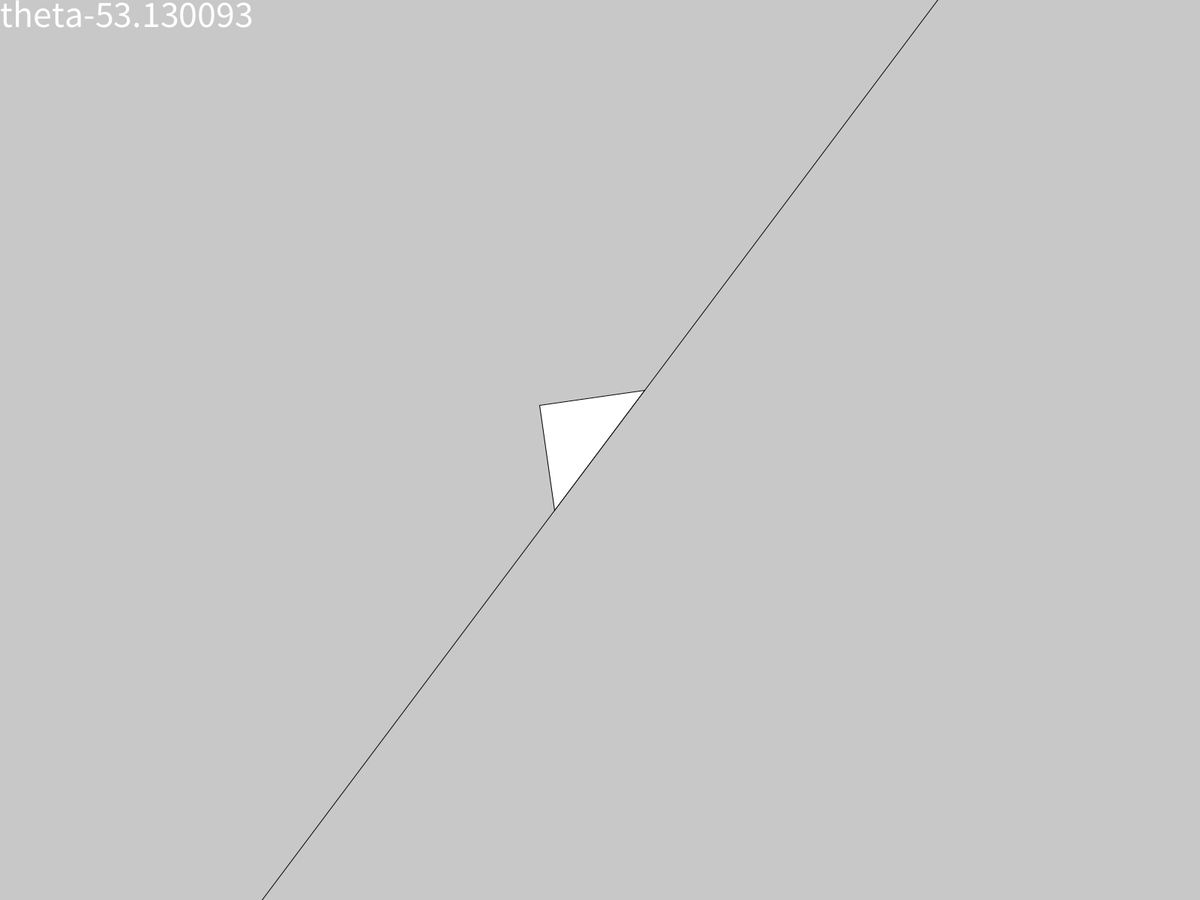
Frame 1 (no input)
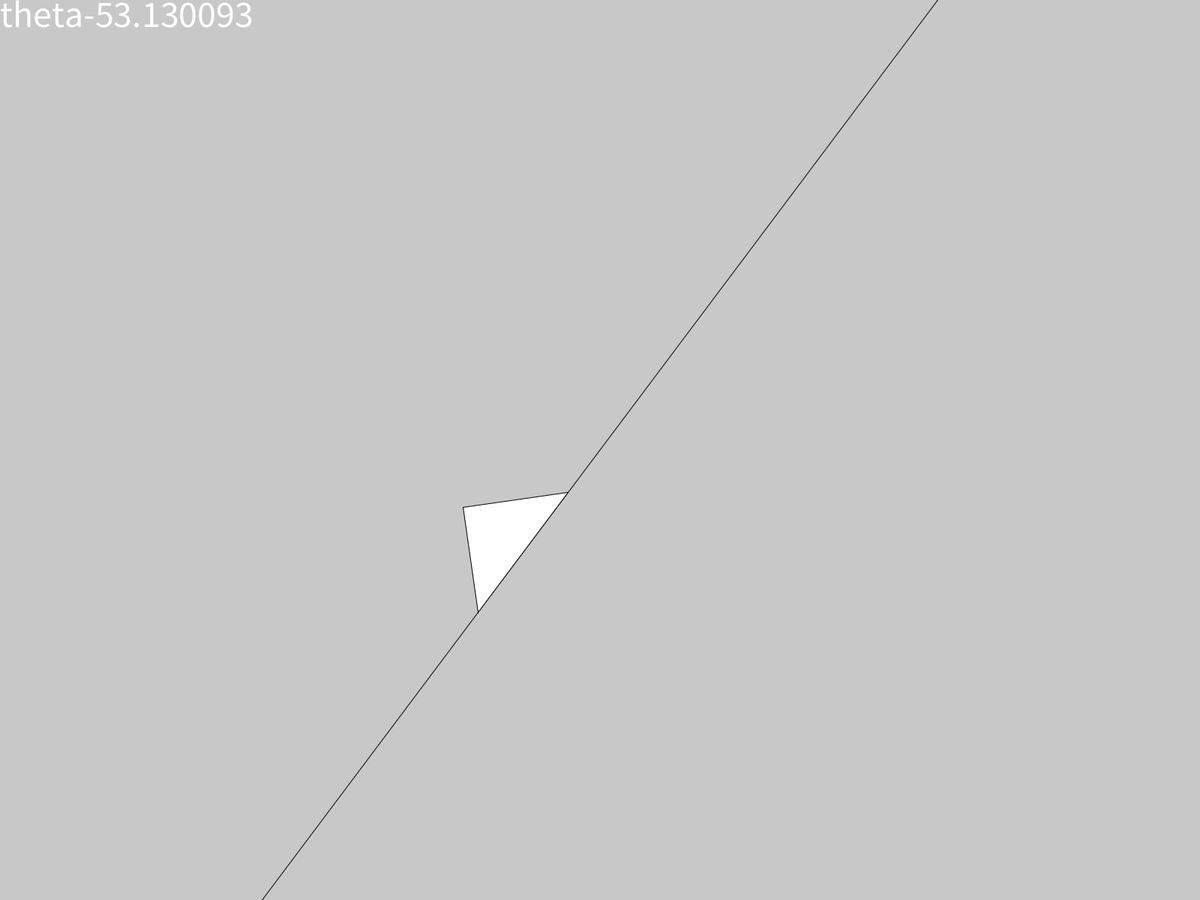
Frame 60 (the mouse pressed at the canvas centre just before this capture)
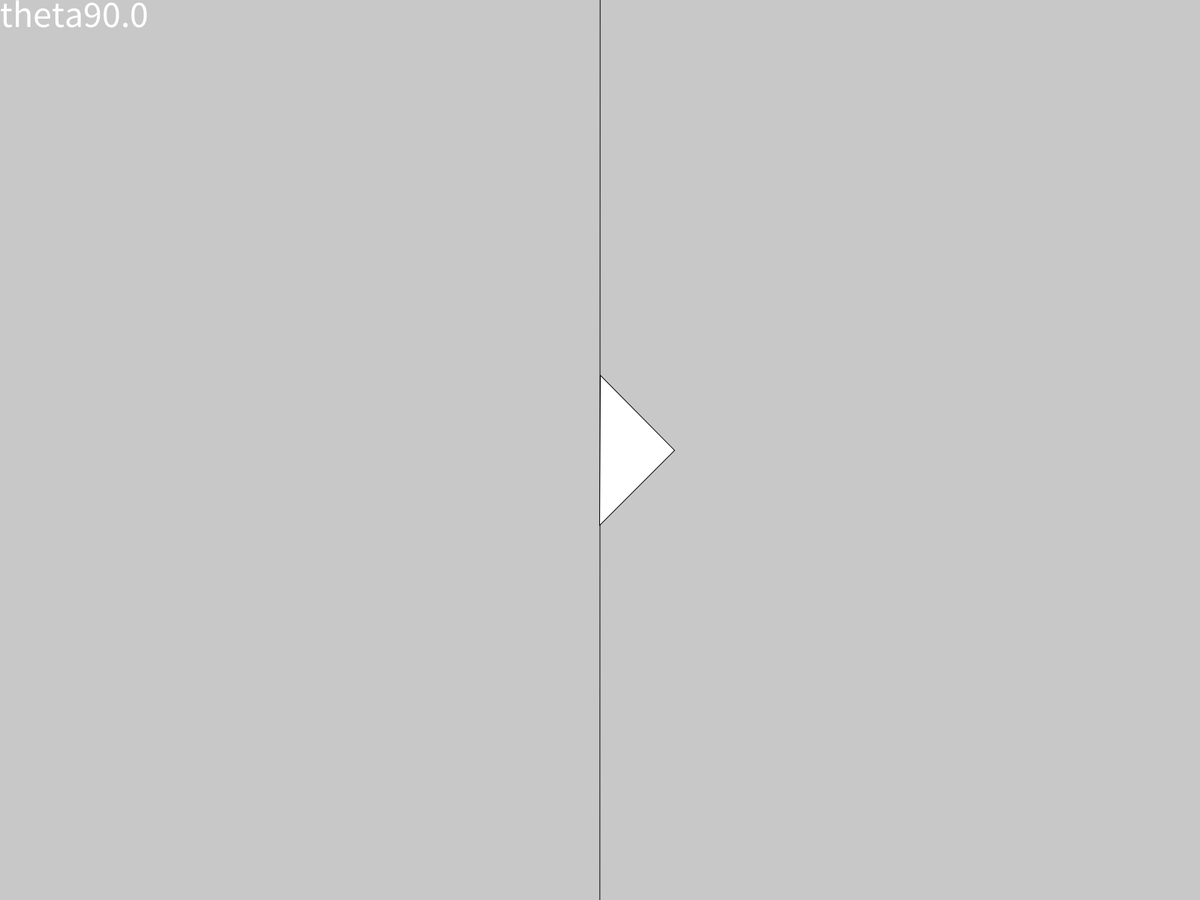
Frame 120 (the mouse held since frame 60 and released just before this capture)

The Processing sketch that drew these frames (run headless with seeded random() and noise(); from frame 60 on, the mouse is pressed at the canvas centre):

// Processing sketch: LineGravity
// ── LineGravity.pde
float theta;
float mu = 0.3;
float mudash = 0.25;
float xpos;
float m = 100;
float v = 0;
float g = 0.98;

void setup(){
  fullScreen();
}

void draw(){
  if(mousePressed){
    xpos = 0;
    v = 0;
  }
  background(200);
  theta = atan2(mouseY-height/2, mouseX-width/2)+PI/2;
  textSize(50);
  textAlign(LEFT, TOP);
  text("theta"+degrees(theta), 0, 0);
  translate(width/2, height/2);
  rotate(theta);
  rectMode(CENTER);
  line(-width, 0, width, 0);
  float f0 = mu*m*g*cos(theta);
  float f = m*g*sin(theta);
  float fdash =  mudash*m*g*cos(theta);
  if(abs(f0) < max(abs(v*m), abs(f))){
    v += (f - fdash)/m;
  }
  else{
    v = 0;
  }
  xpos += v/10;
  translate(xpos, 0);
  triangle(-100, 0, 100, 0, 0, -100);
}
